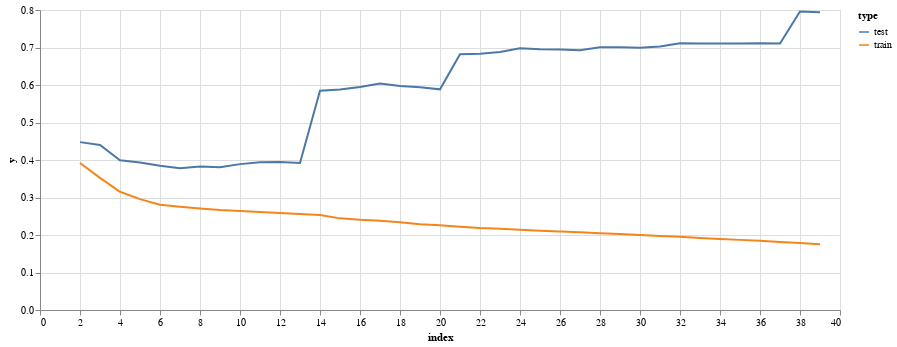

Here is the notebook cell this chart was saved with:
### Code cell
df_train = pd.DataFrame({"y":train_error_dict, "type": "train","accuracy":train_accuracy})
df_test = pd.DataFrame({"y":test_error_dict, "type": "test","accuracy":test_accuracy})
df_error = pd.concat([df_train, df_test]).reset_index()
alt.Chart(df_error).mark_line().encode(
    x="index",
    y="y",
    color="type",
).properties(
    width=800,
    height=300
)

### Figure 1 — Vega-Lite specification as saved in the notebook (floating-point values rounded to 4 significant figures)
{"config": {"view": {"continuousWidth": 400, "continuousHeight": 300}}, "data": {"name": "data-03f41568d0c6c0652719fcc9b071028f"}, "mark": "line", "encoding": {"color": {"type": "nominal", "field": "type"}, "x": {"type": "quantitative", "field": "index"}, "y": {"type": "quantitative", "field": "y"}}, "height": 300, "width": 800, "$schema": "https://vega.github.io/schema/vega-lite/v4.8.1.json", "datasets": {"data-03f41568d0c6c0652719fcc9b071028f": [{"index": 2, "y": 0.392, "type": "train", "accuracy": 0.8666}, {"index": 3, "y": 0.3523, "type": "train", "accuracy": 0.8666}, {"index": 4, "y": 0.3152, "type": "train", "accuracy": 0.8666}, {"index": 5, "y": 0.2956, "type": "train", "accuracy": 0.8708}, {"index": 6, "y": 0.2807, "type": "train", "accuracy": 0.8708}, {"index": 7, "y": 0.2754, "type": "train", "accuracy": 0.8841}, {"index": 8, "y": 0.2707, "type": "train", "accuracy": 0.8946}, {"index": 9, "y": 0.2665, "type": "train", "accuracy": 0.8946}, {"index": 10, "y": 0.2639, "type": "train", "accuracy": 0.8966}, {"index": 11, "y": 0.2612, "type": "train", "accuracy": 0.8987}, {"index": 12, "y": 0.2587, "type": "train", "accuracy": 0.9029}, {"index": 13, "y": 0.256, "type": "train", "accuracy": 0.9057}, {"index": 14, "y": 0.2532, "type": "train", "accuracy": 0.9071}, {"index": 15, "y": 0.2444, "type": "train", "accuracy": 0.9071}, {"index": 16, "y": 0.2407, "type": "train", "accuracy": 0.9078}, {"index": 17, "y": 0.2381, "type": "train", "accuracy": 0.9092}, {"index": 18, "y": 0.2339, "type": "train", "accuracy": 0.9092}, {"index": 19, "y": 0.2287, "type": "train", "accuracy": 0.9092}, {"index": 20, "y": 0.2259, "type": "train", "accuracy": 0.9134}, {"index": 21, "y": 0.2218, "type": "train", "accuracy": 0.9155}, {"index": 22, "y": 0.2184, "type": "train", "accuracy": 0.9176}, {"index": 23, "y": 0.2165, "type": "train", "accuracy": 0.9211}, {"index": 24, "y": 0.2139, "type": "train", "accuracy": 0.9232}, {"index": 25, "y": 0.2115, "type": "train", "accuracy": 0.9246}, {"index": 26, "y": 0.2095, "type": "train", "accuracy": 0.9246}, {"index": 27, "y": 0.2073, "type": "train", "accuracy": 0.9288}, {"index": 28, "y": 0.2049, "type": "train", "accuracy": 0.9309}, {"index": 29, "y": 0.2025, "type": "train", "accuracy": 0.933}, {"index": 30, "y": 0.1999, "type": "train", "accuracy": 0.9344}, {"index": 31, "y": 0.1971, "type": "train", "accuracy": 0.9351}, {"index": 32, "y": 0.1951, "type": "train", "accuracy": 0.9351}, {"index": 33, "y": 0.1922, "type": "train", "accuracy": 0.9392}, {"index": 34, "y": 0.1896, "type": "train", "accuracy": 0.9413}, {"index": 35, "y": 0.187, "type": "train", "accuracy": 0.9413}, {"index": 36, "y": 0.1844, "type": "train", "accuracy": 0.942}, {"index": 37, "y": 0.1815, "type": "train", "accuracy": 0.9427}, {"index": 38, "y": 0.1784, "type": "train", "accuracy": 0.9427}, {"index": 39, "y": 0.1755, "type": "train", "accuracy": 0.9448}, {"index": 2, "y": 0.4476, "type": "test", "accuracy": 0.8352}, {"index": 3, "y": 0.4398, "type": "test", "accuracy": 0.8352}, {"index": 4, "y": 0.3995, "type": "test", "accuracy": 0.8352}, {"index": 5, "y": 0.3932, "type": "test", "accuracy": 0.8268}, {"index": 6, "y": 0.3846, "type": "test", "accuracy": 0.8268}, {"index": 7, "y": 0.3782, "type": "test", "accuracy": 0.8464}, {"index": 8, "y": 0.3829, "type": "test", "accuracy": 0.8547}, {"index": 9, "y": 0.3808, "type": "test", "accuracy": 0.8547}, {"index": 10, "y": 0.389, "type": "test", "accuracy": 0.8464}, {"index": 11, "y": 0.3941, "type": "test", "accuracy": 0.8464}, {"index": 12, "y": 0.3946, "type": "test", "accuracy": 0.8492}, {"index": 13, "y": 0.3919, "type": "test", "accuracy": 0.852}, {"index": 14, "y": 0.5847, "type": "test", "accuracy": 0.8464}, {"index": 15, "y": 0.5882, "type": "test", "accuracy": 0.8464}, {"index": 16, "y": 0.5946, "type": "test", "accuracy": 0.8436}, {"index": 17, "y": 0.6037, "type": "test", "accuracy": 0.8408}, {"index": 18, "y": 0.5974, "type": "test", "accuracy": 0.8408}, {"index": 19, "y": 0.5938, "type": "test", "accuracy": 0.8408}, {"index": 20, "y": 0.5885, "type": "test", "accuracy": 0.8492}, {"index": 21, "y": 0.6822, "type": "test", "accuracy": 0.8464}, {"index": 22, "y": 0.6831, "type": "test", "accuracy": 0.8464}, {"index": 23, "y": 0.6879, "type": "test", "accuracy": 0.8408}, {"index": 24, "y": 0.698, "type": "test", "accuracy": 0.8408}, {"index": 25, "y": 0.6955, "type": "test", "accuracy": 0.8436}, {"index": 26, "y": 0.6947, "type": "test", "accuracy": 0.8436}, {"index": 27, "y": 0.6924, "type": "test", "accuracy": 0.8464}, {"index": 28, "y": 0.7004, "type": "test", "accuracy": 0.8408}, {"index": 29, "y": 0.7009, "type": "test", "accuracy": 0.8408}, {"index": 30, "y": 0.6996, "type": "test", "accuracy": 0.8408}, {"index": 31, "y": 0.7028, "type": "test", "accuracy": 0.838}, {"index": 32, "y": 0.7115, "type": "test", "accuracy": 0.838}, {"index": 33, "y": 0.7108, "type": "test", "accuracy": 0.838}, {"index": 34, "y": 0.7107, "type": "test", "accuracy": 0.838}, {"index": 35, "y": 0.7103, "type": "test", "accuracy": 0.838}, {"index": 36, "y": 0.7112, "type": "test", "accuracy": 0.838}, {"index": 37, "y": 0.7108, "type": "test", "accuracy": 0.838}, {"index": 38, "y": 0.7958, "type": "test", "accuracy": 0.8408}, {"index": 39, "y": 0.7938, "type": "test", "accuracy": 0.8408}]}}
